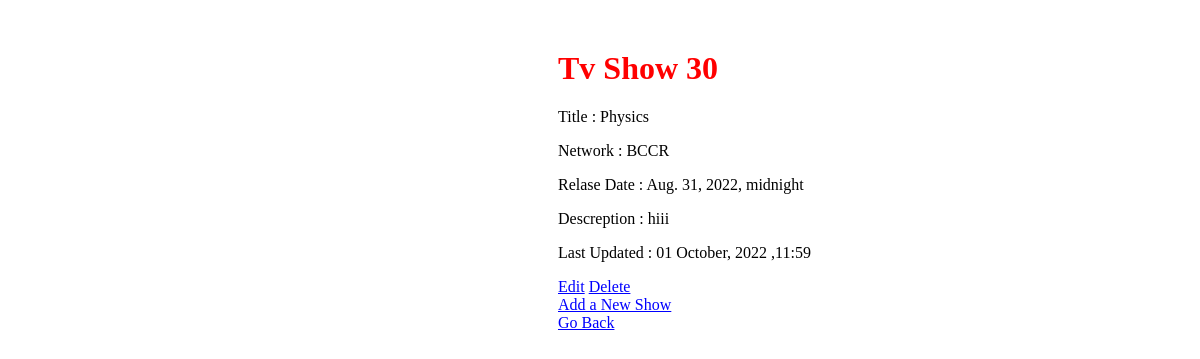
The page /shows/30 on the database as committed earlier.
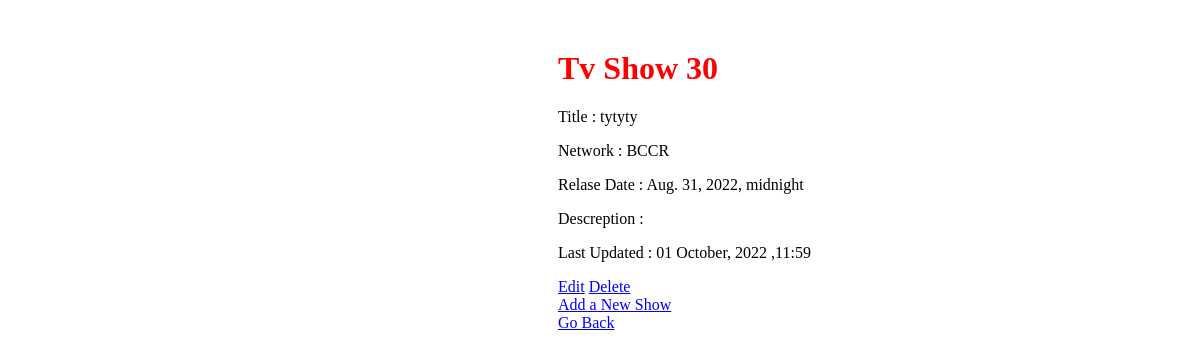
The same page on the database as committed later.
### App/models.py (models this page shows)
class Show (models.Model):
    title = models.CharField(max_length=255)
    network=models.CharField(max_length=15)
    relaseDate= models.DateTimeField()
    description = models.TextField()
    created_at = models.DateTimeField(auto_now_add=True)
    updated_at = models.DateTimeField(auto_now=True)
    objects=ShowManager()

### App/views.py (the view)
def show (request,id):
    context = {
        "time": strftime("%d %B, %Y ,%H:%M", gmtime()),
        'show' : Show.objects.get(id = int(id)),
    }
    return render (request,'details.html',context )

### App/templates/details.html (shortened to what this page needs)
<!DOCTYPE html>
<html lang="en">
<head>
</head>
<body>
    <main>
        <h1>Tv Show {{show.id}}</h1>
        <p>Title : {{show.title}}</p>
        <p>Network : {{show.network}}</p>
        <p>Relase Date : {{show.relaseDate}}</p>
        <p>Descreption : {{show.description}}</p>
    <footer>
        <p>Last Updated : {{time}}</p>
        <a href="/shows/{{show.id}}/edit">Edit</a>
        <a href="/shows/{{show.id}}/destroy">Delete</a>
    </footer>
    <a href="/">Add a New Show</a><br>
    <a href="/">Go Back</a>
</main>
</body>
</html>

Rows that differ between the two databases and show on the page:
changed Show "BCCR": title "Physics" → "tytyty"; description "hiii" → (not shown)
